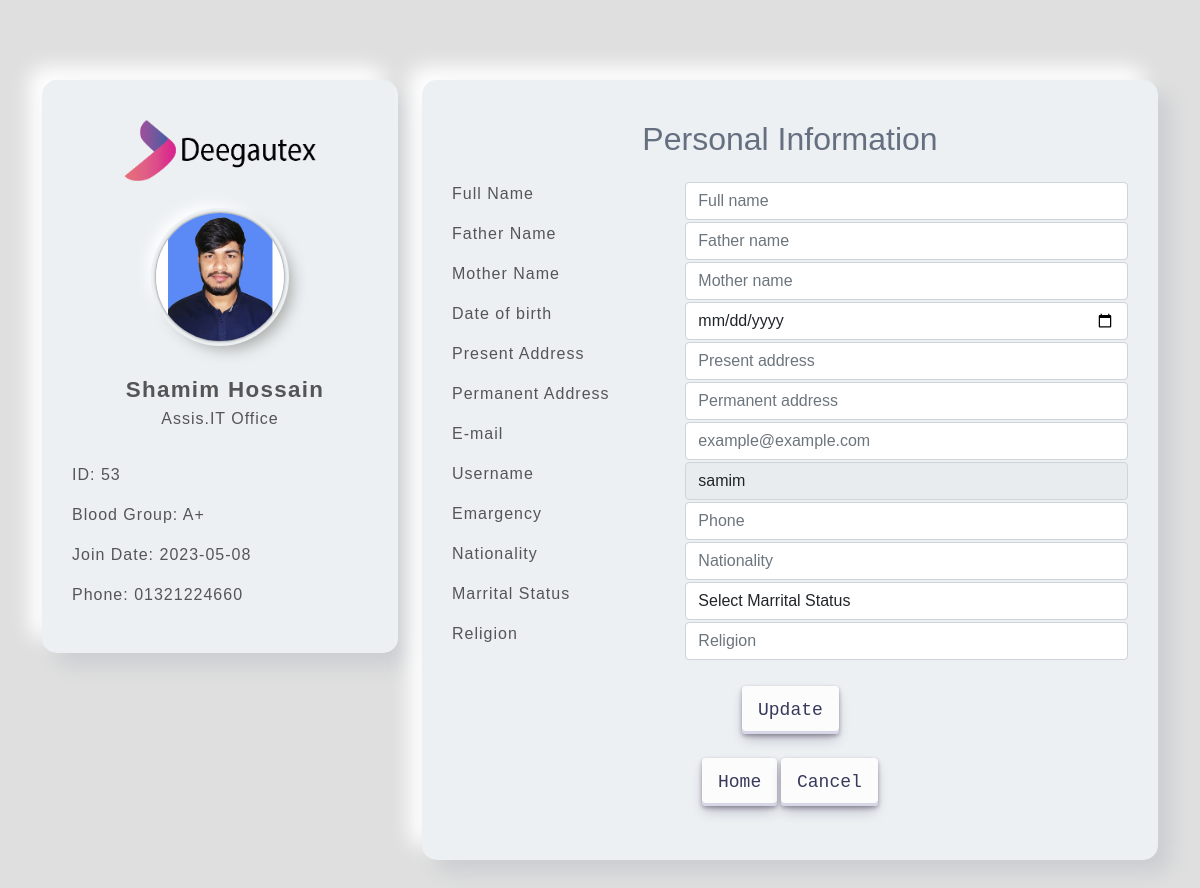
The page /userUpdate.php (signed in) on the database its author committed.
### tables this page shows
CREATE TABLE `tb_employeeinfo` (
  `Id` int(11) NOT NULL,
  `E_Name` varchar(255) NOT NULL,
  `E_Designation` varchar(255) DEFAULT NULL,
  `E_Username` varchar(255) NOT NULL,
  `E_DOB` date DEFAULT NULL,
  `E_Gender` varchar(255) DEFAULT NULL,
  `E_Email` varchar(255) DEFAULT NULL,
  `E_Password` varchar(255) DEFAULT NULL,
  `E_Phone` int(11) DEFAULT NULL,
  `E_Status` int(11) DEFAULT NULL,
  `E_FatherName` varchar(255) DEFAULT NULL,
  `E_MotherName` varchar(255) DEFAULT NULL,
  `E_PresentAddress` varchar(255) DEFAULT NULL,
  `E_PermanentAddress` varchar(255) DEFAULT NULL,
  `E_EmargencyPhone` int(11) DEFAULT NULL,
  `E_Nationality` varchar(255) DEFAULT NULL,
  `E_MarritalStatus` varchar(255) DEFAULT NULL,
  `E_Religion` varchar(255) DEFAULT NULL,
  `E_NID` int(11) DEFAULT NULL,
  `E_OfficeId` int(11) DEFAULT NULL,
  `E_JoinDate` date DEFAULT NULL,
  `E_BloodGroup` varchar(255) DEFAULT NULL,
  `E_Image` varchar(255) DEFAULT NULL,
  `E_EvaluationPermission` int(11) DEFAULT NULL,
  `E_dep_id` int(11) DEFAULT NULL,
  `E_AccountPermittion` int(11) DEFAULT NULL
);

### userUpdate.php (the view, shortened to what this page needs)
<?php
    include 'dbconfig.php';
    if(isset($_SESSION['Id']) && isset($_SESSION['E_Name']))
    {
?>
<!DOCTYPE html>
<html lang="en">
<head>
    <link rel="stylesheet" href="https://cdnjs.cloudflare.com/ajax/libs/font-awesome/4.7.0/css/font-awesome.min.css">
    <link href="https://cdn.jsdelivr.net/npm/bootstrap@5.0.2/dist/css/bootstrap.min.css" rel="stylesheet">
    <link href="https://maxcdn.bootstrapcdn.com/font-awesome/4.3.0/css/font-awesome.min.css" rel="stylesheet">
    <link rel="stylesheet" href="userUpdate.css" media="screen">
</head>
<body>
<?php
    $Id = "".$_SESSION['Id'];
    $sqlData = "SELECT * FROM tb_employeeinfo WHERE Id = $Id";
    $sqlResult = mysqli_query($conn,$sqlData);
    foreach($sqlResult as $data)
    {
        $name = $data['E_Name'];
        $desig = $data['E_Designation'];
        $username = $data['E_Username'];
        $phone = $data['E_Phone'];
        $officeId = $data['E_OfficeId'];
        $joinDate = $data['E_JoinDate'];
        $bloodGroup = $data['E_BloodGroup'];
        $image = $data['E_Image'];
    }
?>
<div id="profil-section">
    <div class="container">
        <div class="row">
            <div class="col-md-4">
                <div class="wrapper">
                    <div class="text-center mb-4"><img src="img/logo3.png" alt="Logo not found..."></div>
                    <div class="logo">
                        <img src="P_Pic/<?php echo $image;?>" alt="Logo not found...">
                    </div>
                    <div class="text-center mt-4 name">
                    <?php echo $name;?>
                    </div>
                    <div class="text-center">
                        <p><?php echo $desig;?></p>
                    </div>
                    <p class="pt-3">ID: <?php echo $officeId;?></p>
                    <p class="">Blood Group: <?php echo $bloodGroup;?></p>
                    <p class="">Join Date: <?php echo $joinDate;?></p>
                    <p class="">Phone: 0<?php echo $phone;?></p>
                </div>
            </div>
            <div class="col-md-8">
                <div class="wrapper">
                <form action="userCreateBK" method="POST" enctype="multipart/form-data">
                    <h2 class="text-center mb-4">Personal Information</h2>
                    <div class="row">
                        <div class="col-sm-4"><p class="title1">Full Name</p></div>
                        <div class="col-sm-8"><input type="text" class="form-control" name="txtFirstName" placeholder="Full name"></div>
                    </div>
                    <div class="row">
                        <div class="col-sm-4"><p>Father Name</p></div>
                        <div class="col-sm-8"><input type="text" class="form-control" name="txtFatherName" placeholder="Father name"></div>
                    </div>
                    <div class="row">
                        <div class="col-sm-4"><p>Mother Name</p></div>
                        <div class="col-sm-8"><input type="text" class="form-control" name="txtMotherName" placeholder="Mother name"></div>
                    </div>
                    <div class="row">
                        <div class="col-sm-4"><p>Date of birth</p></div>
                        <div class="col-sm-8"><input type="date" class="form-control" name="dtpDOB"></div>
                    </div>
                    <div class="row">
                        <div class="col-sm-4"><p>Present Address</p></div>
                        <div class="col-sm-8"><input type="text" class="form-control" name="txtPresentAddress" placeholder="Present address"></div>
                    </div>
                    <div class="row">
                        <div class="col-sm-4"><p>Permanent Address</p></div>
                        <div class="col-sm-8"><input type="text" class="form-control" name="txtPermanentAddress" placeholder="Permanent address"></div>
                    </div>
                    <div class="row">
                        <div class="col-sm-4"><p>E-mail</p></div>
                        <div class="col-sm-8"><input type="text" class="form-control" name="txtEmail" placeholder="example@example.com"></div>
                    </div>
                    <div class="row">
                        <div class="col-sm-4"><p>Username</p></div>
                        <div class="col-sm-8"><input disabled type="text" class="form-control" name="txtUsername" value="<?php echo $username;?>"></div>
                    </div>
                    <div class="row">
                        <div class="col-sm-4"><p>Emargency</p></div>
                        <div class="col-sm-8"><input type="text" class="form-control" name="txtEPhone" placeholder="Phone"></div>
                    </div>
                    <div class="row">
                        <div class="col-sm-4"><p>Nationality</p></div>
                        <div class="col-sm-8"><input type="text" class="form-control" name="txtNationality" placeholder="Nationality"></div>
                    </div>
                    <div class="row">
                        <div class="col-sm-4"><p>Marrital Status</p></div>
                        <div class="col-sm-8">
                            <select name="cbxMarritalStatus" class="form-control" id="MarritalStatus">
                            <option selected disabled>Select Marrital Status</option>
                            </select>
                        </div>
                    </div>
                    <div class="row">
                        <div class="col-sm-4"><p>Religion</p></div>
                        <div class="col-sm-8"><input type="text" class="form-control" name="txtRelisigon" placeholder="Religion"></div>
                    </div>
                    <div class="text-center my-4">
                        <button class="button-30" type="submit" name="btnUpdate">Update</button>
                    </div>
                </form>
                <div class="text-center my-4">
                        <a href="index"><button class="button-30">Home</button></a>
                        <a href="profil"><button class="button-30">Cancel</button></a>
                    </div>
                </div>
            </div>
        </div>
    </div>
</div>
</body>
</html>
<?php
    }
    else{
        header("Location: log.php");
        exit();
    }
?>

### userUpdate.css (style rules this page uses)
* { padding: 0; margin: 0; box-sizing: border-box; }
body { font-family: 'Titillium Web', sans-serif; font-size:16px; color:#666f80; text-transform:initial; max-width:1920px; margin:0 auto; overflow-x:hidden; background-color: rgb(223, 223, 223); }
.wrapper { max-width: 100%; min-height: 31.25rem; margin: 80px auto; padding: 40px 30px 30px 30px; background-color: #ecf0f3; border-radius: 15px; box-shadow: 13px 13px 20px #cbced1, -13px -13px 20px #fff; }
.wrapper img { height: 100%; width: 12rem; margin-bottom: 0.5rem; }
.logo { width: 8rem; margin: auto; }
.logo img { width: 100%; height: 8rem; object-fit: cover; border-radius: 50%; box-shadow: 0px 0px 3px #5f5f5f, 0px 0px 0px 5px #ecf0f3, 8px 8px 15px #a7aaa7, -8px -8px 15px #fff; }
.wrapper .name { font-weight: 600; font-size: 1.4rem; letter-spacing: 1.3px; padding-left: 10px; color: #555; }
.wrapper p { font-weight: 400; font-size: 1rem; letter-spacing: 1px; color: #555; }
.button-30 { align-items: center; appearance: none; background-color: #FCFCFD; border-radius: 4px; border-width: 0; box-shadow: rgba(45, 35, 66, 0.4) 0 2px 4px,rgba(45, 35, 66, 0.3) 0 7px 13px -3px,#D6D6E7 0 -3px 0 inset; box-sizing: border-box; color: #36395A; cursor: pointer; display: inline-flex; font-family: "JetBrains Mono",monospace; height: 48px; justify-content: center; line-height: 1; list-style: none; overflow: hidden; padding-left: 16px; padding-right: 16px; position: relative; text-align: left; text-decoration: none; transition: box-shadow .15s,transform .15s; user-select: none; -webkit-user-select: none; touch-action: manipulation; white-space: nowrap; will-change: box-shadow,transform; font-size: 18px; }

### rows shown on the page
tb_employeeinfo: E_Image (picture), E_Name "Shamim Hossain", E_Designation "Assis.IT Office", E_OfficeId "53", E_BloodGroup "A+", E_JoinDate "2023-05-08", E_Phone "1321224660", txtUsername "samim"
